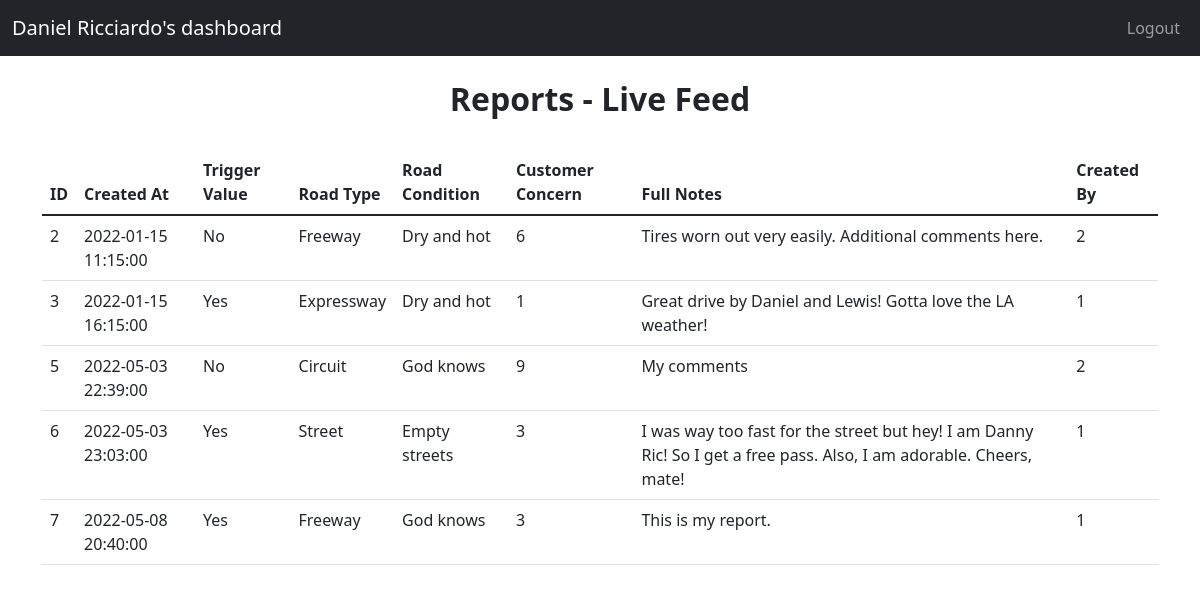
The page /admin/dashboard.php (signed in) on the database its author committed.
### tables this page shows
CREATE TABLE `Employee` (
  `ID` int(6) UNSIGNED NOT NULL,
  `FirstName` varchar(30) NOT NULL,
  `LastName` varchar(30) NOT NULL,
  `Email` varchar(40) NOT NULL,
  `Passcode` char(128) DEFAULT NULL,
  `Designation` varchar(30) NOT NULL
);

CREATE TABLE `Report` (
  `ID` int(6) UNSIGNED NOT NULL,
  `IssueTime` datetime NOT NULL,
  `Mileage` decimal(4,2) NOT NULL,
  `Speed` decimal(5,2) NOT NULL,
  `Temperature` decimal(5,2) DEFAULT NULL,
  `TriggerValue` varchar(3) DEFAULT NULL,
  `RoadType` varchar(50) DEFAULT NULL,
  `RoadConditionNotes` varchar(100) DEFAULT NULL,
  `CustomerConcernLevel` int(2) NOT NULL,
  `Comments` text,
  `CreatedBy` int(6) UNSIGNED DEFAULT NULL,
  `DriveID` int(6) UNSIGNED DEFAULT NULL
);

### dbManage.php (called while the page is built, shortened)
<?php
    function getEmployeeNameFromEmail($conn, $email) {
        $res = $conn->query("SELECT FirstName, LastName FROM Employee WHERE Email='$email'");
        $row = $res->fetch_array();
        $name = $row[0] . " " . $row[1];
        return $name;
    }
    function getAllReports($conn) {
        $res = $conn->query("SELECT * FROM Report");
        $reports = $res->fetch_all();
        $ret = array();
        foreach($reports as $rep) {
            $temp = array();
            $temp['ID'] = $rep[0];
            $temp['Issue_Time'] = $rep[1];
            $temp['Mileage'] = $rep[2];
            $temp['Speed'] = $rep[3];
            $temp['Temperature'] = $rep[4];
            $temp['Trigger'] = $rep[5];
            $temp['Road_Type'] = $rep[6];
            $temp['Road_Conditions'] = $rep[7];
            $temp['Customer_Concern'] = $rep[8];
            $temp['Comments'] = $rep[9];
            $temp['Created_By'] = $rep[10];
            $temp['Drive_ID'] = $rep[11];
            $ret[] = $temp;
        }
        return $ret;
    }
?>

### admin/dashboard.php (the view, shortened to what this page needs)
<?php
    require '../dbManage.php';
    if ($_SESSION) {
        $email = $_SESSION['Email'];
        $name = getEmployeeNameFromEmail($conn, $email);
        $reports = getAllReports($conn);
    }
?>
<!DOCTYPE html>
<html lang="en">
<head>
    <link href="https://cdn.jsdelivr.net/npm/bootstrap@5.1.3/dist/css/bootstrap.min.css" rel="stylesheet">
</head>
<body>
    <nav class="navbar navbar-expand-sm bg-dark navbar-dark">
        <div class="container-fluid">
            <a class="navbar-brand" href="#"><?php echo $name . "'s dashboard"; ?></a>
            <div class="collapse navbar-collapse justify-content-end" id="collapsibleNavbar">
                <ul class="navbar-nav">
                    <li class="nav-item">
                        <a class="nav-link" href="../index.php">Logout</a>
                    </li>
                </ul>
            </div>
        </div>
    </nav>
    <div class="container">
        <div class="row justify-content-center">
            <div class="col-xl-12 col-md-8">
                <div class="text-center p-4"><h2 class="fw-bold">Reports - Live Feed</h2></div>
                <table class="table">
                    <thead>
                        <tr>
                            <th scope="col">ID</th>
                            <th scope="col">Created At</th>
                            <th scope="col">Trigger Value</th>
                            <th scope="col">Road Type</th>
                            <th scope="col">Road Condition</th>
                            <th scope="col">Customer Concern</th>
                            <th scope="col">Full Notes</th>
                            <th scope="col">Created By</th>
                        </tr>
                    </thead>
                    <tbody>
                        <?php
                            foreach($reports as $r) {
                                echo "<tr>";
                                echo "<td>".$r['ID']."</td>";
                                echo "<td>".$r['Issue_Time']."</td>";
                                echo "<td>".$r['Trigger']."</td>";
                                echo "<td>".$r['Road_Type']."</td>";
                                echo "<td>".$r['Road_Conditions']."</td>";
                                echo "<td>".$r['Customer_Concern']."</td>";
                                echo "<td>".$r['Comments']."</td>";
                                echo "<td>".$r['Created_By']."</td>";
                                echo "</tr>";
                            }
                        ?>
                    </tbody>
                </table>
            </div>
        </div>
    </div>
</body>
</html>

### rows shown on the page
employee: name "Daniel Ricciardo"
report: ID "2", IssueTime "2022-01-15 11:15:00", TriggerValue "No", RoadType "Freeway", RoadConditionNotes "Dry and hot", CustomerConcernLevel "6", Comments "Tires worn out very easily. Additional comments here.", CreatedBy "2"
report: ID "3", IssueTime "2022-01-15 16:15:00", TriggerValue "Yes", RoadType "Expressway", RoadConditionNotes "Dry and hot", CustomerConcernLevel "1", Comments "Great drive by Daniel and Lewis! Gotta love the LA weather!", CreatedBy "1"
report: ID "5", IssueTime "2022-05-03 22:39:00", TriggerValue "No", RoadType "Circuit", RoadConditionNotes "God knows", CustomerConcernLevel "9", Comments "My comments", CreatedBy "2"
report: ID "6", IssueTime "2022-05-03 23:03:00", TriggerValue "Yes", RoadType "Street", RoadConditionNotes "Empty streets", CustomerConcernLevel "3", Comments "I was way too fast for the street but hey! I am Danny Ric! So I get a free pass. Also, I am adorable. Cheers, mate!", CreatedBy "1"
report: ID "7", IssueTime "2022-05-08 20:40:00", TriggerValue "Yes", RoadType "Freeway", RoadConditionNotes "God knows", CustomerConcernLevel "3", Comments "This is my report.", CreatedBy "1"
